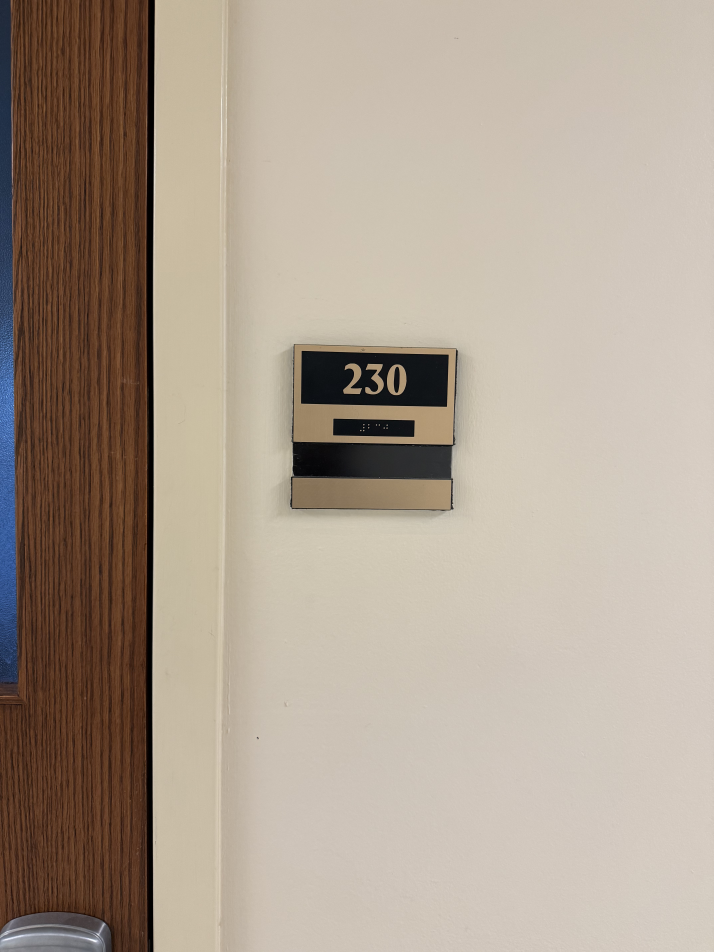
#> input picture aws_resources/sagemaker/scripts/images_in/IMG_2957.jpg, 4284 x 5712 px (shown at 1/6 size); its folder holds 4 pictures in this run
$ python image_pixelate.py
#> lines starting #> are read from the running program, lines starting #| are printed output that depends on the picture
import cv2
import os
from pathlib import Path

input_dir = "images_in/"
output_dir = "images_pixelated/"

os.makedirs(output_dir, exist_ok=True)

for img_path in Path(input_dir).glob("*.[jp][pn]g"):
    img = cv2.imread(str(img_path))
#> img is the input picture: shape (5712, 4284, 3); mean B, G, R 145.4, 160, 173.8

    # Resize to 360x360
    resized = cv2.resize(img, (360, 360), interpolation=cv2.INTER_LINEAR)
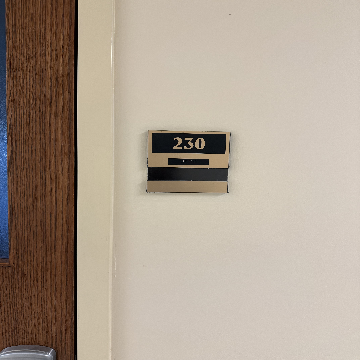
#> resized: shape (360, 360, 3); mean B, G, R 145.4, 160, 173.7

    # Save with 50% JPEG quality (0-100 scale)
    cv2.imwrite(str(Path(output_dir) / img_path.stem) + ".jpg", resized,
                [cv2.IMWRITE_JPEG_QUALITY, 50])
#> pass 2 of the loop `for img_path in Path(input_dir).glob("*.[jp][pn]g"):`:
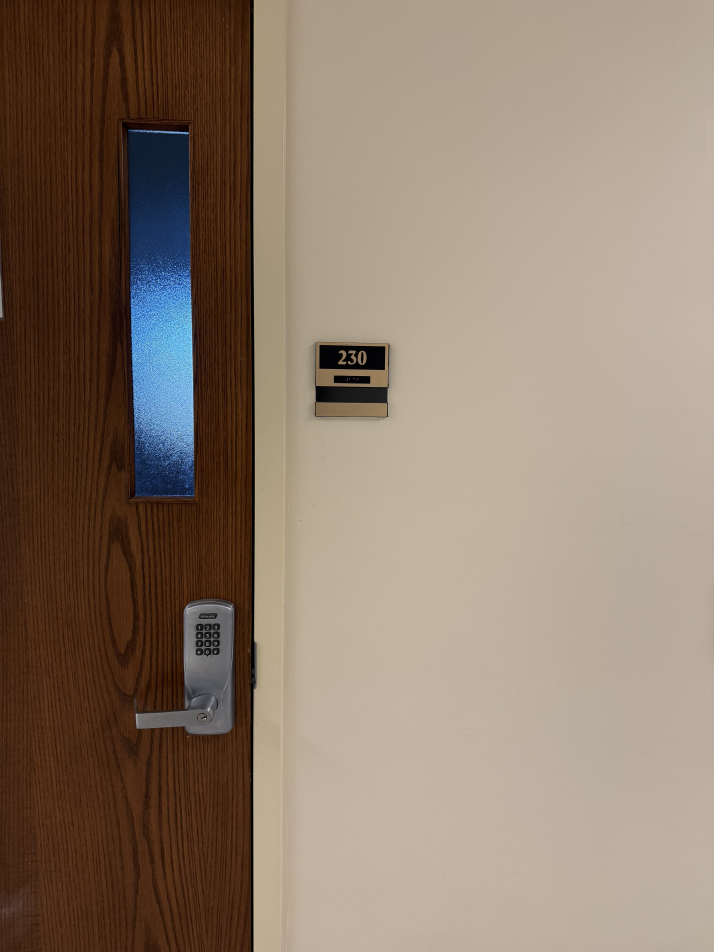
#> input picture aws_resources/sagemaker/scripts/images_in/IMG_2958.jpg, 4284 x 5712 px (shown at 1/6 size)
#> img is the input picture: shape (5712, 4284, 3); mean B, G, R 108.4, 124.3, 141.2
#> `resized = cv2.resize(img, (360, 360), interpolation=cv2.INTER_LINEAR)`:
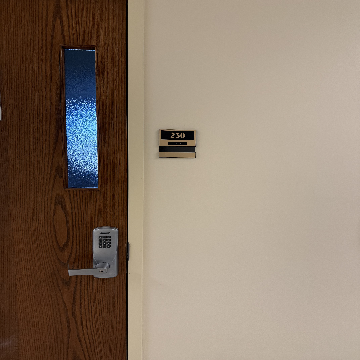
#> resized: shape (360, 360, 3); mean B, G, R 108.3, 124.1, 141
#> pass 3 of the loop `for img_path in Path(input_dir).glob("*.[jp][pn]g"):`:
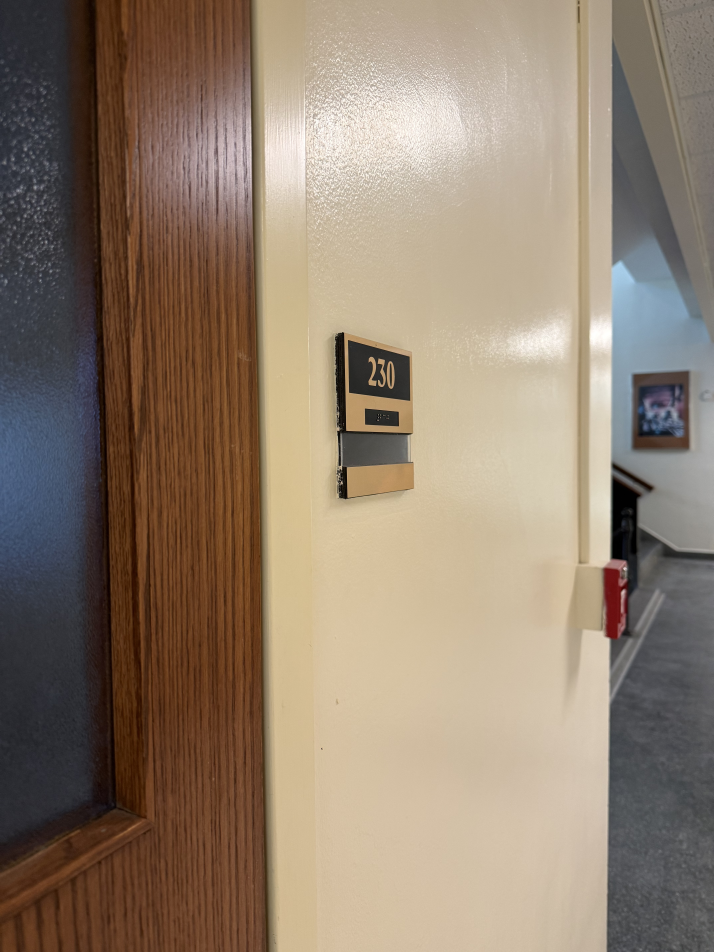
#> input picture aws_resources/sagemaker/scripts/images_in/IMG_2960.jpg, 4284 x 5712 px (shown at 1/6 size)
#> img is the input picture: shape (5712, 4284, 3); mean B, G, R 110.4, 127.7, 144.5
#> `resized = cv2.resize(img, (360, 360), interpolation=cv2.INTER_LINEAR)`:
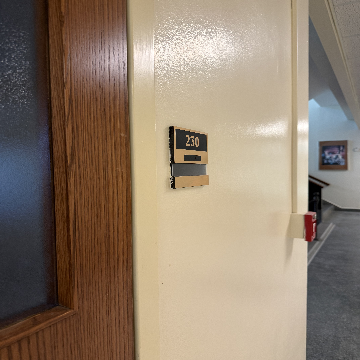
#> resized: shape (360, 360, 3); mean B, G, R 110.4, 127.6, 144.4
#> the loop made 4 passes; the first 3 are shown

print("Done!")
